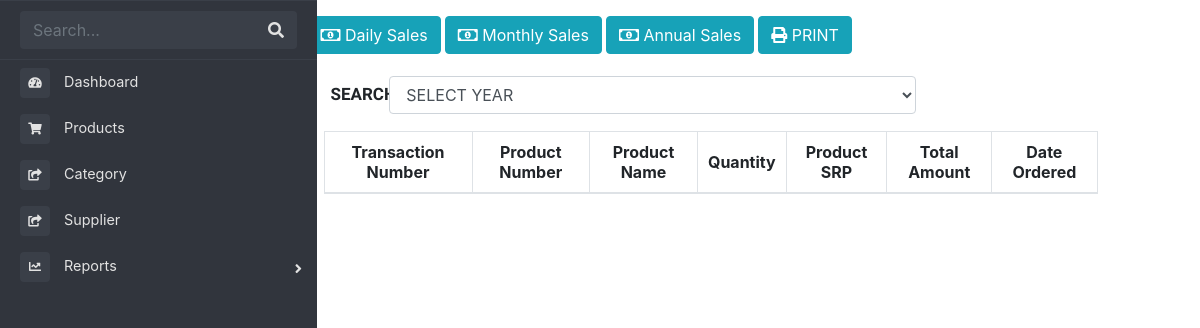
Page /capstone2/sales_yearly.php (signed in) on the earlier database version.
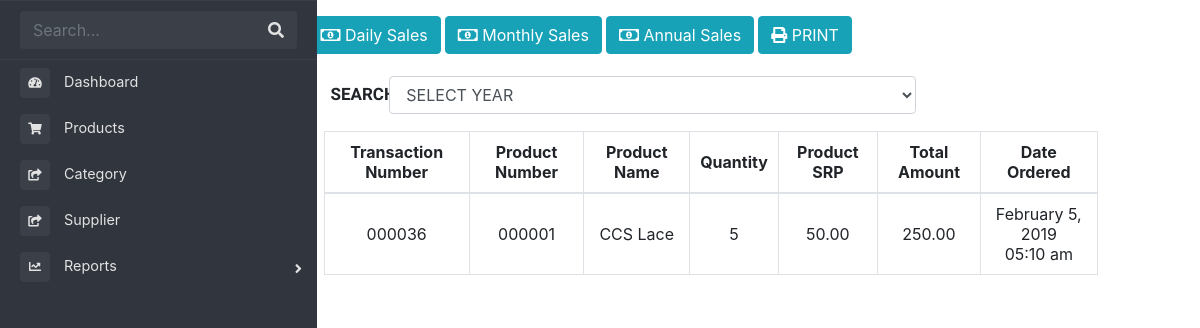
Same page on the later database version.
### tables this page shows
CREATE TABLE `product_sales` (
  `id` int(11) NOT NULL,
  `transaction_number` int(6) UNSIGNED ZEROFILL NOT NULL,
  `product_number` int(6) UNSIGNED ZEROFILL NOT NULL,
  `product_name` varchar(255) NOT NULL,
  `product_qty` int(11) NOT NULL,
  `product_price` decimal(25,2) NOT NULL,
  `product_total_amount` decimal(25,2) NOT NULL,
  `date_ordered` timestamp NOT NULL DEFAULT CURRENT_TIMESTAMP
);

### capstone2/core/classes/sql.php (called while the page is built, shortened)
<?php
  include_once 'core/init.php';
class DataOperation extends Database {
   public function fetch_data($table){
   $sql = "SELECT * FROM ".$table;
   $array = array();
   $query = mysqli_query($this->con,$sql);
   while($row = mysqli_fetch_assoc($query)){
    $array[] = $row;
   }
   return $array;
  }
}
$obj = new DataOperation;
 ?>

### capstone2/core/database/database_connect.php (called while the page is built, shortened)
<?php
class Database {
	public function __construct(){
		$this->con = mysqli_connect("localhost","admin","root","capstone2");
	}
}
?>

### capstone2/sales_yearly.php (the view, shortened to what this page needs)
<?php
	include_once 'core/init.php';
?>
<div class="row">
<div class="col-md-3">
	<?php
		include 'includes/admin_menu.php';
	?>
</div>
<div class="col-md-8 offset-md-3 mt-3">
<div class="row">
<div class="col-md-12">
<a href="sales.php" class="btn btn-info" >
  <i class="far fa-money-bill-alt"></i> Daily Sales
</a>
<a href="sales_monthly.php" class="btn btn-info" >
  <i class="far fa-money-bill-alt"></i> Monthly Sales
</a>
<a href="sales_yearly.php" class="btn btn-info" >
  <i class="far fa-money-bill-alt"></i> Annual Sales
</a>
<a href="sales_yearly_report.php" class="btn btn-info" name="view" title="View" target="_blank">
    <span class="fa fa-print"></span> PRINT
</a>
</div>
</div>
<br>
<div class="col-md-12">
<form method="POST" class="form-group">
<div class="row">
	<label class="col-md-1 ml-2" id="search_month"> SEARCH </label>
       <select class="col-md-8 form-control ml-2" name = "year" id="year">
       <option value=""> SELECT YEAR </option>
       </select>
</div>
</form>
</div>
<div id="all_months">
<table class="table-bordered display ml-3" id="myTable">
<form action="" method="POST">
		<thead class="allmonths">
	    	<tr class="text-center">
	    		<th>Transaction Number</th>
	    		<th>Product Number</th>
	    		<th>Product Name</th>
	    		<th>Quantity</th>
	    		<th>Product SRP</th>
	    		<th>Total Amount</th>
	    		<th>Date Ordered</th>
	    	</tr>
	    </thead>
	    <tbody class="allmonths">
	    	<?php
	    		$year = date('Y');
		    	$myrow = $obj->fetch_data("product_sales WHERE DATE_FORMAT(date_ordered, '%Y')= '".$year."'");
				foreach($myrow as $row):
				$dates = $row['date_ordered'];
				$date_create = date_create($dates);
				$date =  date_format($date_create,"F j, Y");
				$time =  date_format($date_create,"h:i a");
			?>
	    	<tr class="text-center allmonths">
	    		<td><?php echo $row["transaction_number"]; ?></td>
	    		<td><?php echo $row["product_number"]; ?></td>
	    		<td><?php echo $row["product_name"]; ?></td>
	    		<td><?php echo $row["product_qty"]; ?></td>
	    		<td><?php echo $row["product_price"]; ?></td>
	    		<td><?php echo $row["product_total_amount"]; ?></td>
	    		<td><?php echo $date."<br>".$time  ?></td>
	    	</tr>
	    	<?php
	    		endforeach;
	    	?>
	    </tbody>
</form>
</table>
</div>
</div>
</div>

Differences in the rows shown:
added product_sales: transaction_number "000036", product_number "000001", product_name "CCS Lace", product_qty "5", product_price "50.00", product_total_amount "250.00", date_ordered "February 5, 2019", date_ordered "05:10 am"
